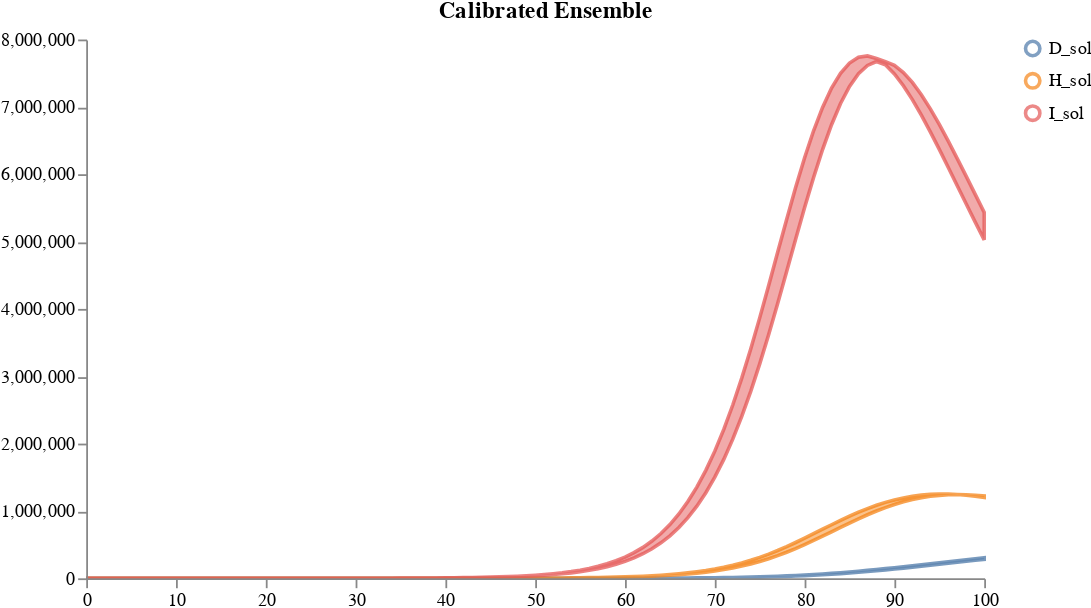

Write notebook code for a chart like this one.
### Markdown cell above
### Load and calibrate and sample an ensemble of one

### Code cell
num_samples = 2
model_paths = [model1_location]
data_path = "../../notebook/ensemble_eval_sa/NY_data1.csv"
weights = [1]
solution_mappings = [{"I": "I", "H": "H", "D": "D"}]

# Run the calibration and sampling
result = load_and_calibrate_and_sample_ensemble_model(
    model_paths,
    data_path,
    weights,
    solution_mappings,
    num_samples,
    timepoints,
    verbose=True,
    total_population=1000,
    num_iterations=10,
    time_unit="days",
    visual_options={"title": "Calibrated Ensemble", "subset":".*_sol"}
)

plots.ipy_display(result["visual"])

### Figure 1 — Vega specification as saved in the notebook (floating-point values rounded to 4 significant figures; data arrays with more than 128 entries replaced by an {"elided": "..."} marker saying what was removed)
{"$schema": "https://vega.github.io/schema/vega/v5.json", "axes": [{"name": "x_axis", "orient": "bottom", "scale": "xscale", "zindex": 100}, {"name": "y_axis", "orient": "left", "scale": "yscale", "zindex": 100}], "data": [{"name": "distributions", "values": {"elided": "303 records"}}, {"name": "traces", "transform": [{"expr": "isValid(datum.value)", "type": "filter"}], "values": []}, {"name": "points", "values": []}, {"name": "markers", "values": []}, {"name": "selected", "on": [{"remove": true, "trigger": "clear"}, {"remove": true, "trigger": "!shift"}, {"insert": "clicked", "trigger": "!shift && clicked"}, {"toggle": "clicked", "trigger": "shift && clicked"}]}], "height": 300, "legends": [{"encode": {"labels": {"interactive": true, "name": "legendLabel", "update": {"opacity": [{"test": "!length(data('selected')) || indata('selected', 'value', datum.value)", "value": 1}, {"value": 0.25}]}}, "symbols": {"interactive": true, "name": "legendSymbol", "update": {"fill": {"value": "transparent"}, "opacity": [{"test": "!length(data('selected')) || indata('selected', 'value', datum.value)", "value": 0.7}, {"value": 0.15}], "size": {"value": 64}, "strokeWidth": {"value": 2}}}}, "name": "color_legend", "stroke": "color"}], "marks": [{"from": {"facet": {"data": "points", "groupby": "trajectory", "name": "points_split"}}, "marks": [{"encode": {"hover": {"fillOpacity": {"value": 0.9}}, "update": {"fill": {"field": "trajectory", "scale": "color"}, "fillOpacity": [{"test": "!length(data('selected')) || indata('selected', 'value', datum.trajectory)", "value": 0.5}, {"value": 0.15}], "size": {"value": 10}, "stroke": {"field": "trajectory", "scale": "color"}, "strokeOpacity": [{"test": "!length(data('selected')) || indata('selected', 'value', datum.trajectory)", "value": 0.75}, {"value": 0.15}], "strokeWidth": {"value": 2}, "tooltip": {"field": "value"}, "x": {"field": "timepoint", "scale": "xscale"}, "y": {"field": "value", "scale": "yscale"}}}, "from": {"data": "points"}, "name": "_points_symbol", "type": "symbol", "zindex": 3}, {"encode": {"hover": {"fillOpacity": {"value": 0.9}}, "update": {"interpolate": {"value": "linear"}, "stroke": {"field": "trajectory", "scale": "color"}, "strokeOpacity": [{"test": "!length(data('selected')) || indata('selected', 'value', datum.trajectory)", "value": 0.3}, {"value": 0.1}], "strokeWidth": {"value": 2}, "x": {"field": "timepoint", "scale": "xscale"}, "y": {"field": "value", "scale": "yscale"}}}, "from": {"data": "points"}, "name": "_points_line", "type": "line", "zindex": 3}], "name": "_points", "type": "group", "zindex": 3}, {"from": {"facet": {"data": "traces", "groupby": "trajectory", "name": "traces_split"}}, "marks": [{"encode": {"hover": {"fillOpacity": {"value": 0.9}}, "update": {"interpolate": {"value": "linear"}, "stroke": {"field": "trajectory", "scale": "color"}, "strokeOpacity": [{"test": "!length(data('selected')) || indata('selected', 'value', datum.trajectory)", "value": 0.75}, {"value": 0.15}], "strokeWidth": {"value": 2}, "x": {"field": "timepoint", "scale": "xscale"}, "y": {"field": "value", "scale": "yscale"}}}, "from": {"data": "traces_split"}, "name": "_traces_lines", "type": "line"}], "name": "_traces", "type": "group", "zindex": 2}, {"from": {"facet": {"data": "distributions", "groupby": "trajectory", "name": "trajectory_split"}}, "marks": [{"encode": {"hover": {"fillOpacity": {"value": 0.9}}, "update": {"fill": {"field": "trajectory", "scale": "color"}, "fillOpacity": [{"test": "!length(data('selected')) || indata('selected', 'value', datum.trajectory)", "value": 0.5}, {"value": 0.15}], "interpolate": {"value": "linear"}, "stroke": {"field": "trajectory", "scale": "color"}, "strokeOpacity": [{"test": "!length(data('selected')) || indata('selected', 'value', datum.trajectory)", "value": 0.75}, {"value": 0.15}], "strokeWidth": {"value": 2}, "x": {"field": "timepoint", "scale": "xscale"}, "y": {"field": "upper", "scale": "yscale"}, "y2": {"field": "lower", "scale": "yscale"}}}, "from": {"data": "trajectory_split"}, "type": "area"}], "name": "_distributions", "type": "group", "zindex": 1}, {"marks": [{"encode": {"enter": {"stroke": {"value": "lightgray"}}, "update": {"opacity": {"value": 1}, "x": {"field": "timepoint", "scale": "xscale"}, "y": {"signal": "height"}, "y2": {"value": 0}}}, "from": {"data": "markers"}, "name": "_marker text", "type": "rule"}, {"encode": {"enter": {"fontSize": {"value": 8}, "text": {"field": "datum.label"}, "y": {"value": 0}}}, "from": {"data": "_marker text"}, "name": "_marker flags", "transform": [{"as": ["x", "_y", "opacity", "align", "baseline"], "lineAnchor": "start", "offset": [1], "size": {"signal": "[width, height]"}, "type": "label"}], "type": "text"}], "name": "_markers", "type": "group"}], "scales": [{"domain": {"fields": [{"data": "distributions", "field": "timepoint"}, {"data": "traces", "field": "timepoint"}, {"data": "points", "field": "timepoint"}, {"data": "markers", "field": "timepoint"}]}, "name": "xscale", "range": "width", "type": "linear", "zero": false}, {"domain": {"fields": [{"data": "distributions", "field": "lower"}, {"data": "distributions", "field": "upper"}, {"data": "traces", "field": "value"}, {"data": "points", "field": "value"}]}, "name": "yscale", "nice": true, "range": "height", "type": "linear", "zero": true}, {"domain": {"fields": [{"data": "distributions", "field": "trajectory"}, {"data": "traces", "field": "trajectory"}, {"data": "points", "field": "trajectory"}]}, "name": "color", "range": "category", "type": "ordinal"}], "signals": [{"name": "clear", "on": [{"events": "mouseup[!event.item]", "force": true, "update": "true"}], "value": true}, {"name": "shift", "on": [{"events": "@legendSymbol:click, @legendLabel:click", "force": true, "update": "event.shiftKey"}], "value": false}, {"name": "clicked", "on": [{"events": "@legendSymbol:click, @legendLabel:click", "force": true, "update": "{value: datum.value}"}], "value": null}], "title": "Calibrated Ensemble", "width": 500}
